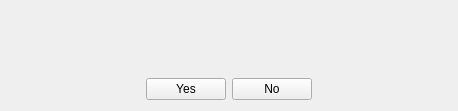
<?xml version="1.0" encoding="UTF-8"?>
<ui version="4.0">
 <class>TerminalAlarmWidget</class>
 <widget class="QWidget" name="TerminalAlarmWidget">
  <property name="geometry">
   <rect>
    <x>0</x>
    <y>0</y>
    <width>458</width>
    <height>111</height>
   </rect>
  </property>
  <property name="windowTitle">
   <string>Terminal Alerm</string>
  </property>
  <layout class="QVBoxLayout" name="verticalLayout">
   <item>
    <spacer name="verticalSpacer_2">
     <property name="orientation">
      <enum>Qt::Vertical</enum>
     </property>
     <property name="sizeHint" stdset="0">
      <size>
       <width>153</width>
       <height>16</height>
      </size>
     </property>
    </spacer>
   </item>
   <item>
    <widget class="QLabel" name="label">
     <property name="text">
      <string/>
     </property>
     <property name="wordWrap">
      <bool>true</bool>
     </property>
    </widget>
   </item>
   <item>
    <spacer name="verticalSpacer">
     <property name="orientation">
      <enum>Qt::Vertical</enum>
     </property>
     <property name="sizeHint" stdset="0">
      <size>
       <width>153</width>
       <height>15</height>
      </size>
     </property>
    </spacer>
   </item>
   <item>
    <layout class="QHBoxLayout" name="horizontalLayout">
     <item>
      <spacer name="horizontalSpacer">
       <property name="orientation">
        <enum>Qt::Horizontal</enum>
       </property>
       <property name="sizeHint" stdset="0">
        <size>
         <width>117</width>
         <height>20</height>
        </size>
       </property>
      </spacer>
     </item>
     <item>
      <widget class="QPushButton" name="pushButtonYes">
       <property name="text">
        <string>Yes</string>
       </property>
      </widget>
     </item>
     <item>
      <widget class="QPushButton" name="pushButtonNo">
       <property name="text">
        <string>No</string>
       </property>
      </widget>
     </item>
     <item>
      <spacer name="horizontalSpacer_2">
       <property name="orientation">
        <enum>Qt::Horizontal</enum>
       </property>
       <property name="sizeHint" stdset="0">
        <size>
         <width>117</width>
         <height>20</height>
        </size>
       </property>
      </spacer>
     </item>
    </layout>
   </item>
  </layout>
 </widget>
 <resources/>
 <connections/>
</ui>
